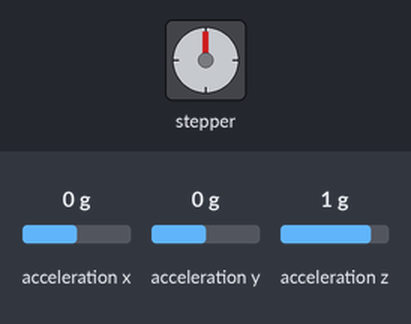
Bench run of a program on a simulated Raspberry Pi (BCM pin numbers). Shown: stepper motor. The test bench sets the inputs (shaded band); at power-on: acceleration x 0 g, acceleration y 0 g, acceleration z 1 g. The stepper is drawn at 2048 steps a turn; what the program prints to the terminal is not drawn.

Above: at 1.2 s.
1.3 s: acceleration x set to -0.8 g
2.8 s: acceleration x set to -1.1 g
At 3.27 s:
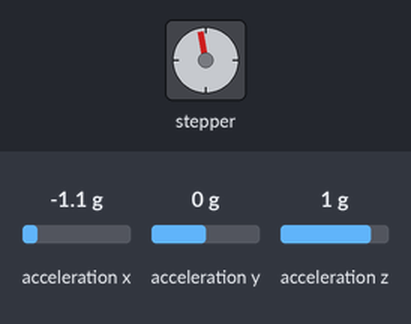
5.8 s: acceleration y set to -0.3 g
8.8 s: acceleration y set to -0.6 g
At 9.6 s:
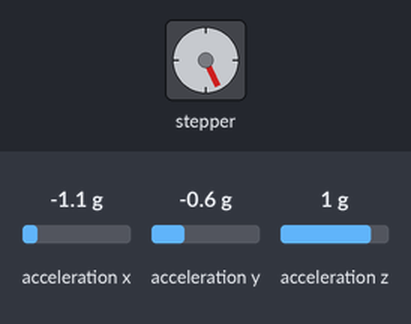
10.3 s: acceleration z set to 0.8 g
At 11.07 s:
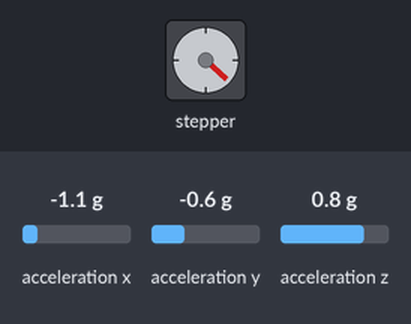
Timing chart, 0 to 14.3 s (numbered marks = the images above; inputs shaded):
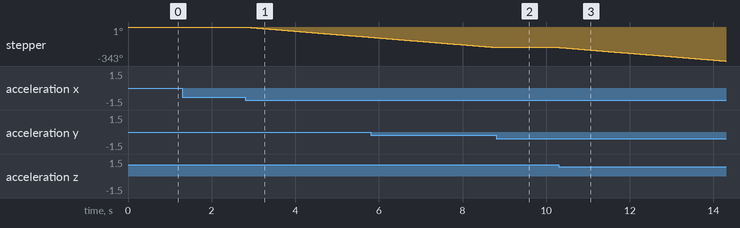

The program:

3.1.5_MotionControl.py
```python
#!/usr/bin/env python3
"""
Motion Control System
MPU6050 Accelerometer + Stepper Motor Control

This program reads tilt data from MPU6050 sensor and controls
a stepper motor based on the tilt angle threshold.
"""

import time
import math
import signal
import sys
try:
    import smbus
    import RPi.GPIO as GPIO
except ImportError:
    print("❌ Required libraries not found!")
    print("Please install: sudo apt-get install python3-smbus python3-rpi.gpio")
    sys.exit(1)

# --- Hardware Configuration ---
MPU6050_ADDR = 0x68
MPU6050_PWR_MGMT_1 = 0x6B
ACCEL_SCALE = 16384.0
TILT_THRESHOLD = 45.0

# --- Pin Configuration ---
STEPPER_PINS = [18, 23, 24, 25]  # GPIO pins for stepper motor

# --- Motor Parameters ---
RPM = 15
STEPS_PER_REVOLUTION = 2048

# --- Global Variables ---
bus = None
step_delay = 0
current_state = 's'  # 's' = stopped, 'c' = clockwise, 'a' = anti-clockwise

class MotionController:
    """Motion control system combining MPU6050 and stepper motor"""

    def __init__(self):
        """Initialize the motion controller"""
        self.setup_hardware()

    def read_mpu6050_word(self, reg_addr):
        """
        Read 16-bit value from MPU6050 register (two's complement)

        Args:
            reg_addr: Starting register address

        Returns:
            Signed 16-bit value
        """
        try:
            high_byte = bus.read_byte_data(MPU6050_ADDR, reg_addr)
            low_byte = bus.read_byte_data(MPU6050_ADDR, reg_addr + 1)

            value = (high_byte << 8) + low_byte

            # Convert to signed value if necessary
            if value >= 0x8000:
                value = -(65536 - value)

            return value
        except Exception as e:
            print(f"❌ Error reading MPU6050: {e}")
            return 0

    def calculate_distance(self, a, b):
        """
        Calculate distance for rotation calculation

        Args:
            a: First component
            b: Second component

        Returns:
            Distance value
        """
        return math.sqrt((a * a) + (b * b))

    def get_tilt_angle(self, x, y, z):
        """
        Calculate Y-axis rotation angle from accelerometer data

        Args:
            x: X-axis acceleration
            y: Y-axis acceleration
            z: Z-axis acceleration

        Returns:
            Y rotation angle in degrees
        """
        radians = math.atan2(x, self.calculate_distance(y, z))
        return -(radians * (180.0 / math.pi))

    def read_tilt_sensor(self):
        """
        Read MPU6050 and calculate tilt angle

        Returns:
            Current tilt angle in degrees
        """
        # Read raw accelerometer values
        raw_x = self.read_mpu6050_word(0x3B)
        raw_y = self.read_mpu6050_word(0x3D)
        raw_z = self.read_mpu6050_word(0x3F)

        # Convert to scaled values
        accel_x = raw_x / ACCEL_SCALE
        accel_y = raw_y / ACCEL_SCALE
        accel_z = raw_z / ACCEL_SCALE

        return self.get_tilt_angle(accel_x, accel_y, accel_z)

    def rotate_stepper(self, direction):
        """
        Rotate stepper motor one step

        Args:
            direction: 'c' for clockwise, 'a' for anti-clockwise
        """
        if direction == 'c':
            # Clockwise rotation sequence
            for step in range(4):
                for pin in range(4):
                    GPIO.output(STEPPER_PINS[pin], (0x99 >> step) & (0x08 >> pin))
                time.sleep(step_delay / 1000000.0)  # Convert microseconds to seconds
        elif direction == 'a':
            # Anti-clockwise rotation sequence
            for step in range(4):
                for pin in range(4):
                    GPIO.output(STEPPER_PINS[pin], (0x99 << step) & (0x80 >> pin))
                time.sleep(step_delay / 1000000.0)  # Convert microseconds to seconds

    def setup_hardware(self):
        """Initialize hardware components"""
        global bus, step_delay

        print("🔧 Initializing Motion Control System...")

        # Setup GPIO
        GPIO.setmode(GPIO.BCM)
        GPIO.setwarnings(False)

        # Setup stepper motor pins
        for pin in STEPPER_PINS:
            GPIO.setup(pin, GPIO.OUT)
            GPIO.output(pin, GPIO.LOW)

        # Setup MPU6050
        try:
            bus = smbus.SMBus(1)  # I2C bus 1
            bus.write_byte_data(MPU6050_ADDR, MPU6050_PWR_MGMT_1, 0x00)  # Wake up MPU6050

            # Verify MPU6050 is responding
            reg_value = bus.read_byte_data(MPU6050_ADDR, MPU6050_PWR_MGMT_1)
            print(f"📊 MPU6050 initialized (Register 0x6B = 0x{reg_value:02X})")

        except Exception as e:
            print(f"❌ MPU6050 setup failed: {e}")
            self.cleanup_exit(None)

        # Calculate step delay for desired RPM
        step_delay = (60000000 // RPM) // STEPS_PER_REVOLUTION

        print(f"🔄 Stepper motor ready (RPM: {RPM}, Step delay: {step_delay} μs)")
        print(f"✅ System ready! Tilt threshold: ±{TILT_THRESHOLD} degrees\n")

    def motion_control_loop(self):
        """Main control loop"""
        global current_state

        print("🎮 Motion control active...")
        print("📱 Tilt device left/right to control stepper motor")
        print("Press Ctrl+C to exit\n")

        try:
            while True:
                tilt_angle = self.read_tilt_sensor()
                new_state = 's'  # Default to stopped

                if tilt_angle >= TILT_THRESHOLD:
                    new_state = 'a'
                    self.rotate_stepper('a')
                elif tilt_angle <= -TILT_THRESHOLD:
                    new_state = 'c'
                    self.rotate_stepper('c')

                # Only print when state changes
                if new_state != current_state:
                    if new_state == 'a':
                        print(f"➡️ Tilt: {tilt_angle:.1f}° → Rotating anti-clockwise")
                    elif new_state == 'c':
                        print(f"⬅️ Tilt: {tilt_angle:.1f}° → Rotating clockwise")
                    else:
                        print("⏹️ Centered → Motor stopped")
                    current_state = new_state

                time.sleep(0.01)  # Small delay to prevent excessive CPU usage

        except KeyboardInterrupt:
            self.cleanup_exit(None)

    def cleanup_exit(self, signum):
        """Clean up and exit"""
        print("\n🧹 Shutting down motion control system...")

        # Turn off all motor pins
        for pin in STEPPER_PINS:
            GPIO.output(pin, GPIO.LOW)

        # Cleanup GPIO
        GPIO.cleanup()

        print("✅ Goodbye!")
        sys.exit(0)

def main():
    """Main function"""
    print("=== Motion Control System ===")
    print("MPU6050 + Stepper Motor Control\n")

    # Create motion controller
    controller = MotionController()

    # Handle Ctrl+C
    signal.signal(signal.SIGINT, controller.cleanup_exit)

    # Start control loop
    controller.motion_control_loop()

if __name__ == '__main__':
    main()
```

Measured:
- the behaviour switches between -0.9 and -1 g on acceleration x (found by bisection; images 0 and 1)
- the behaviour switches between -0.4 and -0.5 g on acceleration y (found by bisection; images 1 and 2)
- the behaviour switches between 1 and 0.9 g on acceleration z (found by bisection; images 2 and 3)
- after the input at 1.3 s, every drawn part: stays the same
- after the input at 2.8 s, stepper: keeps turning counter-clockwise at about 35°/s, starting at once
- after the input at 8.8 s, stepper: goes on until 8.8 s, then stays -206°
- after the input at 10.3 s, stepper: keeps turning counter-clockwise at about 34°/s, starting at once
